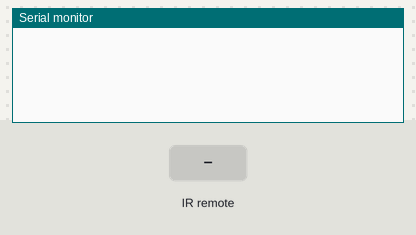
A sketch run on a simulated Arduino Uno, built with avr-gcc and run on an emulated ATmega328P. On the bench: the last lines printed to the serial monitor. Inputs (shaded band) come from the test bench.

Above: at 1.2 s.
1.3 s: infrared code 0x3F00C0 received
At 1.37 s:
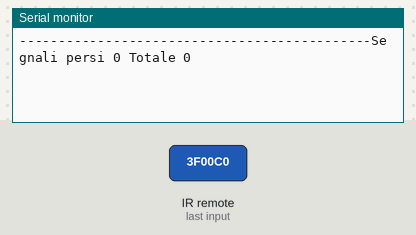
At 2.3 s:
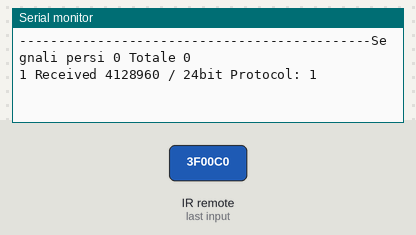

Measured:
- after the input at 1.3 s, the serial monitor: prints a new line at once (image 1)

The sketch:

Test_recezione_433.ino
```cpp
/*
  Simple example for receiving

  http://code.google.com/p/rc-switch/
*/

#include <RCSwitch.h>

RCSwitch mySwitch = RCSwitch();
long  ix =0L;
long  ultimo =0L;
int  persi =0;

void setup() {
  Serial.begin(9600);
  mySwitch.enableReceive(0);  // Receiver on inerrupt 0 => that is pin #2
}

void loop()
{
  if (mySwitch.available())
  {
    int value = mySwitch.getReceivedValue();
    ix++;
    if (mySwitch.getReceivedValue() ==4128960)
    {
      int  diff =0;

      if (ultimo)
      {
        int  appo;

        for (appo =ultimo; appo <ix; appo +=26);
        diff =appo -ix;;
      }
      persi +=diff;
      Serial.print("---------------------------------------------Segnali persi ");
      Serial.print(diff);
      Serial.print(" Totale ");
      Serial.println(persi);
      ultimo =ix;
    }
    Serial.print(ix);
    Serial.print(" ");

    Serial.print("Received ");
    Serial.print( mySwitch.getReceivedValue() );
    Serial.print(" / ");
    Serial.print( mySwitch.getReceivedBitlength() );
    Serial.print("bit ");
    Serial.print("Protocol: ");
    Serial.println( mySwitch.getReceivedProtocol() );
    delay(800);

    mySwitch.resetAvailable();
  }
}
```
